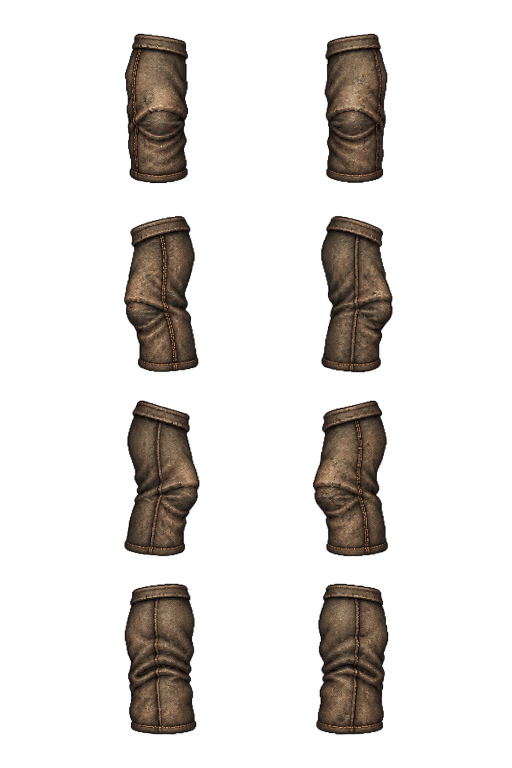
#> input picture tools/art/direction-v386-trousers/history/v386-trouser-art/originals/cloth-trouser-panels-four-facings-v1.png, 1024 x 1536 px (shown at 1/2 size)
$ python analyze-panels.py
#> lines starting #> are read from the running program, lines starting #| are printed output that depends on the picture; after the words box and inside, x2 and y2 are one past the last pixel; in counts of white or black regions, pixels touching at a corner belong together
"""Read-only original pixel analysis. No crop/resample/repaired PNG is saved."""
from pathlib import Path
from PIL import Image
from scipy import ndimage
import numpy as np,json,hashlib

p=Path(__file__).resolve().parents[1]
source=p/'originals/cloth-trouser-panels-four-facings-v1.png'
rgba=np.array(Image.open(source));alpha=rgba[:,:,3];h,w=alpha.shape
#> further down, rgba is the input picture: shape (1536, 1024, 4); mean R, G, B, A 29.9, 23.2, 17.4, 45.1
#> after `alpha = rgba[:, :, 3]`:
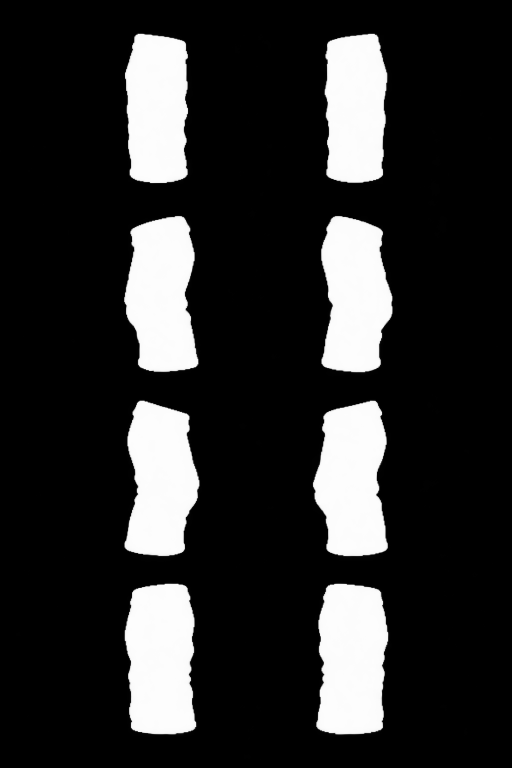
#> alpha: shape (1536, 1024) (shown at 1/2 size); min 0, max 254, mean 45.1
#> after `h, w = alpha.shape`: h = 1536; w = 1024
labels,count=ndimage.label(alpha>=16);sizes=np.bincount(labels.ravel());major=[int(i) for i in range(1,count+1) if sizes[i]>1000]
#> after `labels, count = ndimage.label(alpha >= 16)`:
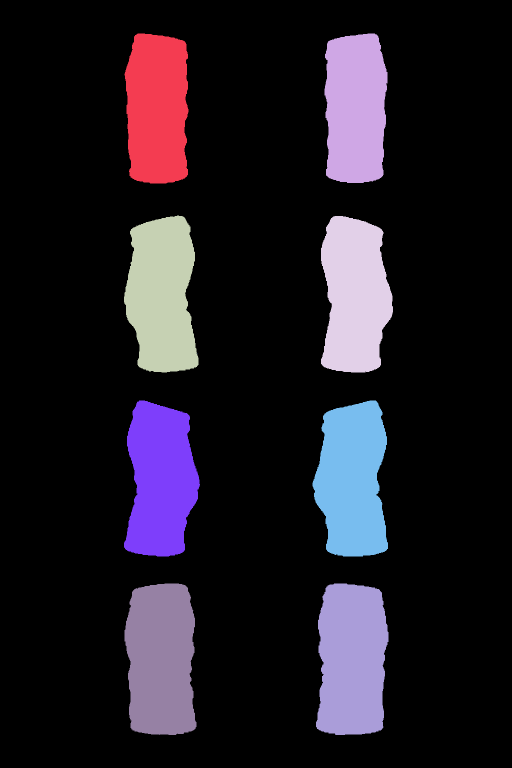
#> labels: shape (1536, 1024) int32 (shown at 1/2 size); 11 distinct labels, from 0 to 10; one colour per label, 0 black
#> after `labels, count = ndimage.label(alpha >= 16)`: count = 10
#> after `sizes = np.bincount(labels.ravel())`: sizes = [1285769, 33774, 33227, 36364, 35595, 1, 1, 35693, 36762, 37827, 37851]
#> after `major = [int(i) for i in range(1, count + 1) if sizes[i] > 1000]`: major = [1, 2, 3, 4, 7, 8, 9, 10]
labels1,_=ndimage.label(alpha>=1)
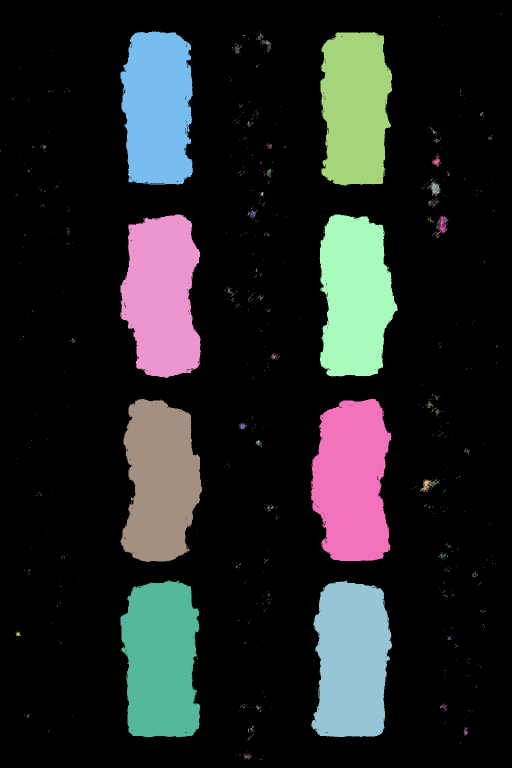
#> labels1: shape (1536, 1024) int32 (shown at 1/2 size); 1750 distinct labels, from 0 to 1749; one colour per label, 0 black
objects=[]
for i in major:
 y,x=np.where(labels==i);bbox=[int(x.min()),int(y.min()),int(x.max()-x.min()+1),int(y.max()-y.min()+1)];objects.append((float(y.mean()),float(x.mean()),i,bbox))
#> this loop made 8 passes
#> bbox on passes 1 to 8: [249, 67, 128, 300], [649, 67, 126, 299], [248, 431, 149, 314], [642, 432, 144, 313], [248, 801, 152, 312], [625, 801, 151, 312], [249, 1167, 144, 303], [632, 1167, 145, 303]
#> after the loop, objects = 8 items
objects.sort(key=lambda q:(int(q[0]//384),q[1]))
points=[([321,88],[317,248],[319,351]),([709,87],[708,248],[710,351]),([321,458],[282,604],[335,729]),([708,456],[745,608],[702,728]),([320,827],[366,985],[311,1095]),([708,827],[668,985],[699,1095]),([321,1189],[325,1344],[326,1453]),([705,1189],[705,1346],[711,1453])]
facings=['down','down','left','right','right','left','up','up']
parts=[];covered=np.zeros(alpha.shape,bool)
for n,(_,_,i,bbox) in enumerate(objects):
 mask=labels==i;first=np.flatnonzero(mask)[0];id1=labels1.ravel()[first];y,x=np.where(labels1==id1);x0,y0,x1,y1=max(0,int(x.min())-8),max(0,int(y.min())-8),min(w,int(x.max())+9),min(h,int(y.max())+9);crop=[x0,y0,x1-x0,y1-y0];covered[y0:y1,x0:x1]=True
 interior=ndimage.binary_erosion(mask,iterations=4);values=alpha[interior];landmarks={}
 for name,point in zip(['upperOverlapCenter','kneeFoldCenter','lowerHemCenter'],points[n]):
  xx,yy=point;landmarks[name]={'source':point,'crop':[xx-x0,yy-y0],'sourceRGBA':rgba[yy,xx].tolist(),'method':'manually observed cuff/fold/hem graphic center; not a physical/anatomical axis','uncertaintySourcePx':8 if name=='kneeFoldCenter' else 6,'actual3DAxis':None}
 frame={'rawId':f'av386_trouser_panel_r{n//2+1}c{n%2+1}','row':n//2+1,'column':n%2+1,'requestedFacing':['down','left','right','up'][n//2],'observedFacing':facings[n],'requestedAnatomicalOwner':'LeftThigh' if n%2==0 else 'RightThigh','observedAnatomicalOwner':None,'anatomicalOwnershipVerified':False,'sourceCrop':crop,'alpha16Bounds':bbox,'alpha16Pixels':int(mask.sum()),'mainAlpha16Lost':int(mask.sum()-mask[y0:y1,x0:x1].sum()),'foreignMajorAlpha16InCrop':int(sum(((labels[y0:y1,x0:x1]==k).sum()) for k in major if k!=i)),'alpha16CropBorderPixels':int((alpha[y0,x0:x1]>=16).sum()+(alpha[y1-1,x0:x1]>=16).sum()+(alpha[y0:y1,x0]>=16).sum()+(alpha[y0:y1,x1-1]>=16).sum()),'nominalCellOccupancy':{'width':bbox[2]/512,'height':bbox[3]/384,'requested45x65Passed':bbox[2]/512<=.45 and bbox[3]/384<=.65},'interiorOpacity':{'samples':int(values.size),'minimumAlpha':int(values.min()),'medianAlpha':float(np.median(values)),'fractionAlpha240Plus':float((values>=240).mean()),'fractionAlpha250Plus':float((values>=250).mean()),'note':'Opaque cloth meaning is visually present; source alpha is not rewritten to255.'},'landmarks':landmarks,'clothSourceCandidateAccepted':True,'active':False,'releaseApproved':False,'limits':['Graphic anchors do not prove anatomical owner, physical knee pivot or 3D garment surface.','This panel has no waistband/pelvis and is not a complete trousers item.']}
 parts.append(frame)
#> this loop made 8 passes
#> (i, bbox, first, id1, x0, y0, x1, y1) on passes 1 to 8: (1, [249, 67, 128, 300], 68883, 8, 233, 55, 394, 377), (2, [649, 67, 126, 299], 69343, 11, 633, 56, 792, 380), (3, [248, 431, 149, 314], 441698, 600, 233, 421, 410, 764), (4, [642, 432, 144, 313], 443037, 603, 632, 421, 804, 761), (7, [248, 801, 152, 312], 820502, 987, 233, 790, 412, 1132), (8, [625, 801, 151, 312], 820963, 988, 614, 790, 791, 1130), (9, [249, 1167, 144, 303], 1195337, 1431, 233, 1153, 408, 1483), (10, [632, 1167, 145, 303], 1195676, 1432, 615, 1153, 792, 1482)
#> pass 1, `mask = labels == i`:
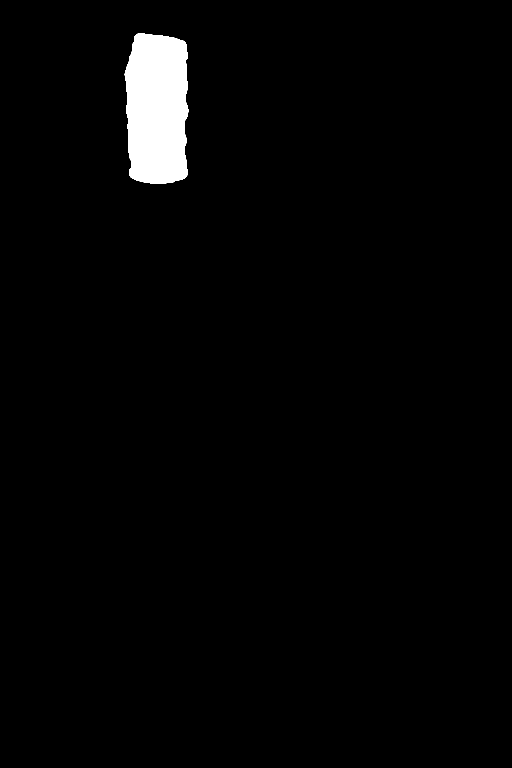
#> mask: shape (1536, 1024) bool (shown at 1/2 size); 2.1% white; 1 white region, box (x1, y1, x2, y2) and area: (249, 67, 377, 367) 33774
#> pass 1, `interior = ndimage.binary_erosion(mask, iterations=4)`:
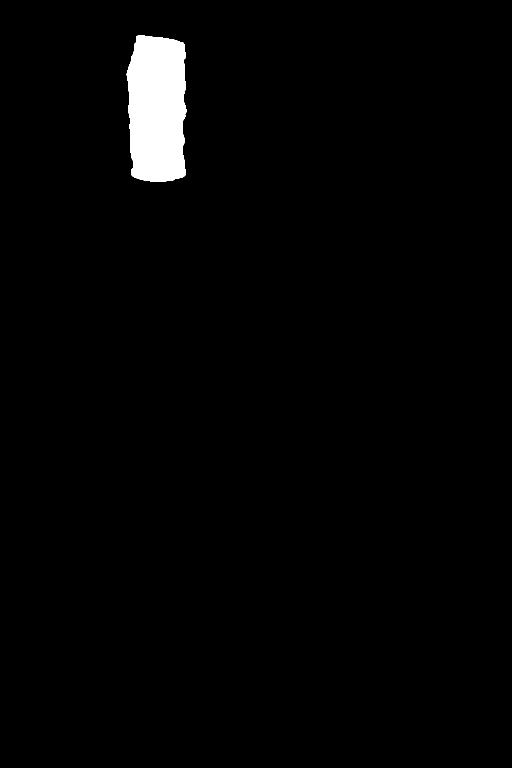
#> interior: shape (1536, 1024) bool (shown at 1/2 size); 2% white; 1 white region, box (x1, y1, x2, y2) and area: (253, 71, 373, 363) 30736
#> after the loop:
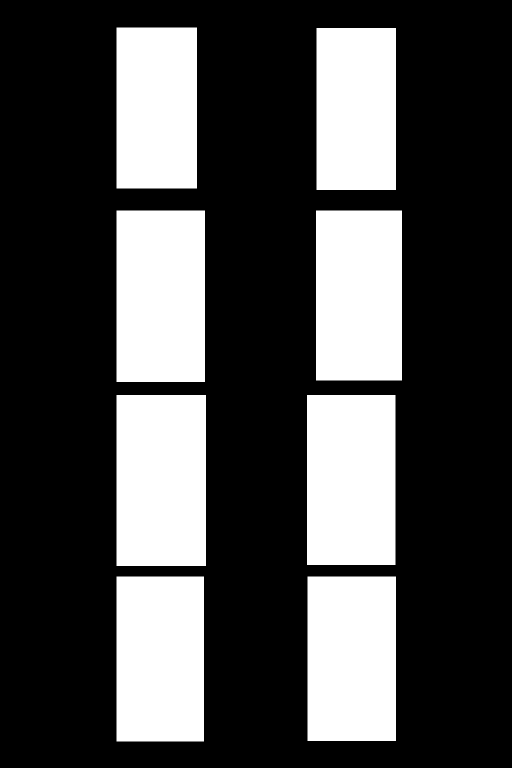
#> covered: shape (1536, 1024) bool (shown at 1/2 size); 29.2% white; 8 white regions, largest, box (x1, y1, x2, y2) and area: (233, 790, 412, 1132) 61218, (233, 421, 410, 764) 60711, (614, 790, 791, 1130) 60180
#> after the loop:
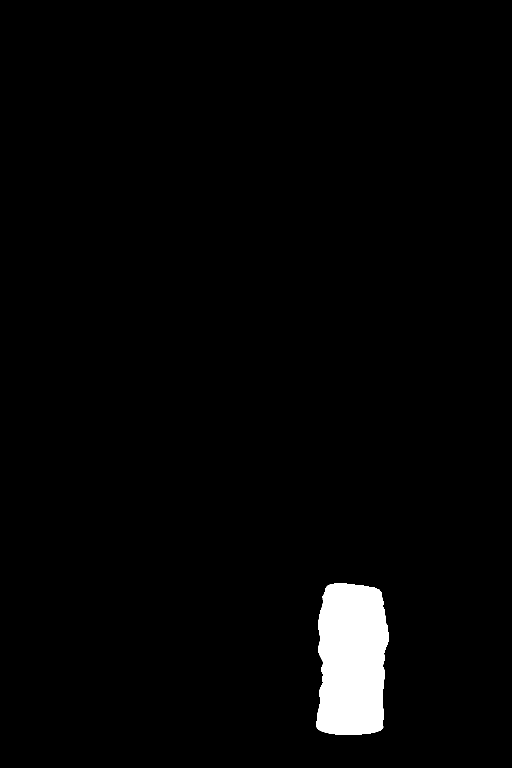
#> mask: shape (1536, 1024) bool (shown at 1/2 size); 2.4% white; 1 white region, box (x1, y1, x2, y2) and area: (632, 1167, 777, 1470) 37851
#> after the loop, parts = 8 items
mapping={f:[x['rawId'] for x in parts if x['observedFacing']==f] for f in ['down','left','right','up']}
#> mapping = 4 items
d={'format':1,'active':False,'releaseApproved':False,'source':str(source.relative_to(p)),'sourceSHA256':hashlib.sha256(source.read_bytes()).hexdigest(),'size':[w,h],'originalPNGs':1,'uniqueAuthoredRegions':len(parts),'sourcePixelEdits':0,'sourceRotation':0,'sourceReflection':0,'parts':parts,'observedFacingMapping':mapping,'actualAnatomicalOwner':None,'completeTrousersItem':False}
(p/'panel-sources.json').write_text(json.dumps(d,indent=2)+'\n')
outside=alpha[~covered]
(p/'records/source-alpha-analysis.json').write_text(json.dumps({'readOnly':True,'alpha16MajorComponents':len(major),'alpha1Pixels':int((alpha>=1).sum()),'alpha16Pixels':int((alpha>=16).sum()),'alpha255Pixels':int((alpha==255).sum()),'maxAlpha':int(alpha.max()),'outsideSelectedCrops':{'alpha1Pixels':int((outside>=1).sum()),'alpha16Pixels':int((outside>=16).sum()),'maximumAlpha':int(outside.max())},'allMajorSourcePixelsLost':sum(x['mainAlpha16Lost'] for x in parts),'foreignMajorAlpha16InCrops':sum(x['foreignMajorAlpha16InCrop'] for x in parts),'principalCropBorderAlpha16Pixels':sum(x['alpha16CropBorderPixels'] for x in parts),'noPixelEditsOrAlphaRemoval':True},indent=2)+'\n')
print(json.dumps({'mapping':mapping,'crops':[x['sourceCrop'] for x in parts],'outsideAlpha16':int((outside>=16).sum()),'outsideMaximumAlpha':int(outside.max())},indent=2))
#> (printed output is left out)
